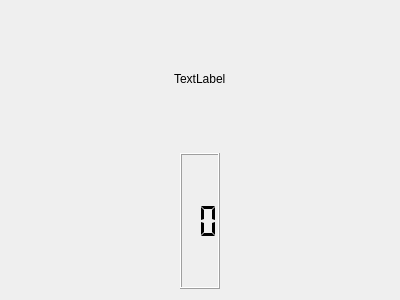
<?xml version="1.0" encoding="UTF-8"?>
<ui version="4.0">
 <class>BattleWidget</class>
 <widget class="QWidget" name="BattleWidget">
  <property name="geometry">
   <rect>
    <x>0</x>
    <y>0</y>
    <width>400</width>
    <height>300</height>
   </rect>
  </property>
  <property name="windowTitle">
   <string>Form</string>
  </property>
  <layout class="QGridLayout" name="gridLayout">
   <item row="0" column="0">
    <layout class="QVBoxLayout" name="verticalLayout">
     <item>
      <layout class="QHBoxLayout" name="horizontalLayout">
       <item>
        <spacer name="horizontalSpacer">
         <property name="orientation">
          <enum>Qt::Horizontal</enum>
         </property>
         <property name="sizeHint" stdset="0">
          <size>
           <width>40</width>
           <height>20</height>
          </size>
         </property>
        </spacer>
       </item>
       <item>
        <widget class="QLabel" name="label">
         <property name="text">
          <string>TextLabel</string>
         </property>
        </widget>
       </item>
       <item>
        <spacer name="horizontalSpacer_2">
         <property name="orientation">
          <enum>Qt::Horizontal</enum>
         </property>
         <property name="sizeHint" stdset="0">
          <size>
           <width>40</width>
           <height>20</height>
          </size>
         </property>
        </spacer>
       </item>
      </layout>
     </item>
     <item>
      <layout class="QHBoxLayout" name="horizontalLayout_3">
       <item>
        <spacer name="horizontalSpacer_3">
         <property name="orientation">
          <enum>Qt::Horizontal</enum>
         </property>
         <property name="sizeHint" stdset="0">
          <size>
           <width>40</width>
           <height>20</height>
          </size>
         </property>
        </spacer>
       </item>
       <item>
        <widget class="QLCDNumber" name="lcdNumber">
         <property name="minimumSize">
          <size>
           <width>40</width>
           <height>30</height>
          </size>
         </property>
         <property name="digitCount">
          <number>2</number>
         </property>
         <property name="segmentStyle">
          <enum>QLCDNumber::Flat</enum>
         </property>
        </widget>
       </item>
       <item>
        <spacer name="horizontalSpacer_4">
         <property name="orientation">
          <enum>Qt::Horizontal</enum>
         </property>
         <property name="sizeHint" stdset="0">
          <size>
           <width>40</width>
           <height>20</height>
          </size>
         </property>
        </spacer>
       </item>
      </layout>
     </item>
     <item>
      <layout class="QHBoxLayout" name="horizontalLayout_2"/>
     </item>
    </layout>
   </item>
  </layout>
 </widget>
 <resources/>
 <connections/>
</ui>
